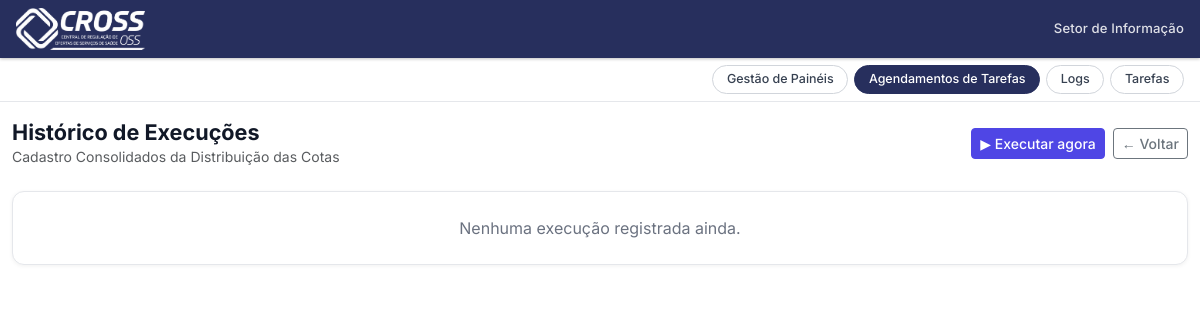
The app's page /agendador/6/historico/, older data.
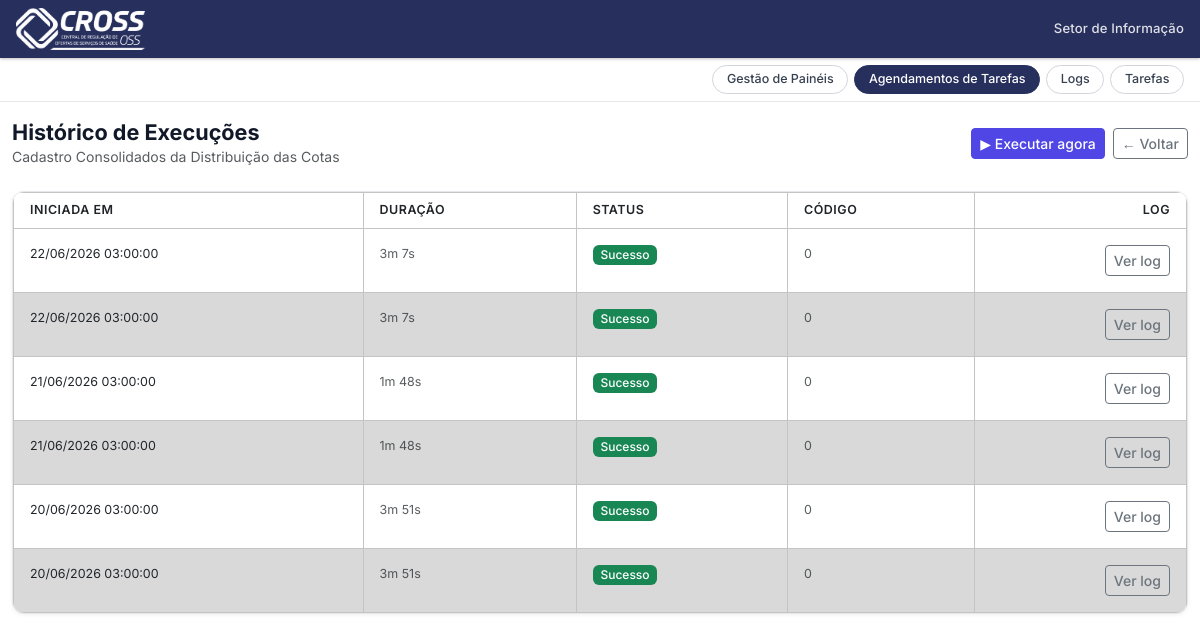
The same page, newer data.
### agendador/models.py (models this page shows, shortened)
class TarefaAgendada(models.Model):
    TIPO_CHOICES = [
        ('diario',     'Diário'),
        ('dias_uteis', 'Dias Úteis'),
        ('uma_vez',    'Uma Vez'),
        ('semanal',    'Semanal'),
        ('mensal',     'Mensal'),
        ('intervalo',  'Por Intervalo'),
    ]
    MODULO_CHOICES = [
        ('',                 '— Selecione —'),
        ('ambulatorial',     'Ambulatorial'),
        ('urgencia',         'Urgência'),
        ('leitos_aih',       'Leitos AIH'),
        ('leitos',           'Leitos'),
        ('pre_hospitalar',   'Pré-Hospitalar'),
        ('indicadores',      'Indicadores'),
        ('agendamentos',     'Agendamentos'),
        ('naep',             'NAEP'),
        ('nucleo_oncologia', 'Núcleo de Oncologia'),
        ('oncologia',        'Oncologia'),
    ]
    nome = models.CharField(max_length=200)
    descricao = models.TextField(blank=True)
    modulo = models.CharField(max_length=20, choices=MODULO_CHOICES, blank=True)
    caminho_script = models.CharField(max_length=500)
    argumentos = models.CharField(max_length=500, blank=True)
    tipo_agendamento = models.CharField(max_length=20, choices=TIPO_CHOICES, default='diario')
    horario = models.TimeField(null=True, blank=True)
    data_inicio = models.DateField(null=True, blank=True)
    intervalo_minutos = models.PositiveIntegerField(null=True, blank=True)
    dias_semana = models.CharField(max_length=30, blank=True, default='')   # 'mon,wed,fri'
    repetir_semanas = models.PositiveIntegerField(default=1)
    dias_mes = models.CharField(max_length=100, blank=True, default='')     # '1,15'
    meses_execucao = models.CharField(max_length=50, blank=True, default='*')  # '1,6,12' ou '*'
    observacoes = models.TextField(blank=True)
    ativa = models.BooleanField(default=True)
    criada_em = models.DateTimeField(auto_now_add=True)
    atualizada_em = models.DateTimeField(auto_now=True)
    ultima_execucao = models.DateTimeField(null=True, blank=True)
    class Meta:
        ordering = ['-criada_em']
        verbose_name = 'Tarefa Agendada'
        verbose_name_plural = 'Tarefas Agendadas'

class HistoricoExecucao(models.Model):
    STATUS_CHOICES = [
        ('rodando', 'Rodando'),
        ('sucesso', 'Sucesso'),
        ('erro',    'Erro'),
    ]
    tarefa = models.ForeignKey(
        TarefaAgendada, on_delete=models.CASCADE, related_name='historico'
    )
    iniciada_em = models.DateTimeField()
    finalizada_em = models.DateTimeField(null=True, blank=True)
    status = models.CharField(max_length=10, choices=STATUS_CHOICES, default='rodando')
    saida = models.TextField(blank=True)
    erro = models.TextField(blank=True)
    codigo_retorno = models.IntegerField(null=True, blank=True)
    class Meta:
        ordering = ['-iniciada_em']
        verbose_name = 'Histórico de Execução'
        verbose_name_plural = 'Históricos de Execução'
    def duracao(self):
        if self.finalizada_em and self.iniciada_em:
            total = int((self.finalizada_em - self.iniciada_em).total_seconds())
            if total < 60:
                return f'{total}s'
            return f'{total // 60}m {total % 60}s'
        return None

### agendador/views.py (the view)
# urls.py: path('<int:pk>/historico/', views.historico_agendada, name='historico_agendada'),
def historico_agendada(request, pk):
    tarefa = get_object_or_404(TarefaAgendada, pk=pk)
    historico = tarefa.historico.all()[:50]
    return render(request, 'agendador/historico.html', {'tarefa': tarefa, 'historico': historico})

### agendador/templates/agendador/historico.html
{% extends 'base.html' %}
{% block nav_agendador %}active{% endblock %}
{% block content %}
<div class="d-flex justify-content-between align-items-center mb-4">
    <div>
        <h2 class="mb-0">Histórico de Execuções</h2>
        <p class="text-muted mb-0" style="font-size:.875rem;">{{ tarefa.nome }}</p>
    </div>
    <div class="d-flex gap-2">
        <a href="{% url 'executar_agora' tarefa.pk %}" class="btn btn-primary btn-sm">▶ Executar agora</a>
        <a href="{% url 'lista_agendadas' %}" class="btn btn-outline-secondary btn-sm">← Voltar</a>
    </div>
</div>
{% if historico %}
<div class="card p-0 overflow-hidden">
    <table class="table table-hover mb-0" style="font-size:.875rem;">
        <thead style="background:#f3f4f6; font-size:.8rem; color: var(--cor-texto-suave); text-transform:uppercase; letter-spacing:.04em;">
            <tr>
                <th class="px-3 py-2 fw-semibold">Iniciada em</th>
                <th class="px-3 py-2 fw-semibold">Duração</th>
                <th class="px-3 py-2 fw-semibold">Status</th>
                <th class="px-3 py-2 fw-semibold">Código</th>
                <th class="px-3 py-2 fw-semibold text-end">Log</th>
            </tr>
        </thead>
        <tbody>
        {% for exec in historico %}
        <tr>
            <td class="px-3 py-3">{{ exec.iniciada_em|date:"d/m/Y H:i:s" }}</td>
            <td class="px-3 py-3 text-muted">{{ exec.duracao|default:"—" }}</td>
            <td class="px-3 py-3">
                {% if exec.status == 'sucesso' %}
                    <span class="badge bg-success">Sucesso</span>
                {% elif exec.status == 'erro' %}
                    <span class="badge bg-danger">Erro</span>
                {% else %}
                    <span class="badge bg-warning text-dark">Rodando</span>
                {% endif %}
            </td>
            <td class="px-3 py-3 text-muted">
                {% if exec.codigo_retorno is not None %}{{ exec.codigo_retorno }}{% else %}—{% endif %}
            </td>
            <td class="px-3 py-3 text-end">
                <a href="{% url 'detalhe_execucao' exec.pk %}" class="btn btn-sm btn-outline-secondary">Ver log</a>
            </td>
        </tr>
        {% endfor %}
        </tbody>
    </table>
</div>
{% else %}
<div class="card p-4 text-center" style="color: var(--cor-texto-suave);">
    Nenhuma execução registrada ainda.
</div>
{% endif %}
{% endblock %}

### templates/base.html (shortened to what this page needs)
<!DOCTYPE html>
<html lang="pt-br">
<head>
    {% load static %}
    <link href="https://cdn.jsdelivr.net/npm/bootstrap@5.3.0/dist/css/bootstrap.min.css" rel="stylesheet">
</head>
<body>
    <header class="site-header">
        <nav class="navbar navbar-dark">
            <div class="navbar-inner">
                <a href="/" class="navbar-logo">
                    <img src="{% static 'img/logo_cross_branco.png' %}" alt="CROSS">
                </a>
                <span class="navbar-setor">Setor de Informação</span>
            </div>
        </nav>
        <div class="topnav">
            <div class="topnav-inner">
                <a href="{% url 'lista_paineis' %}"
                   class="nav-link-custom {% block nav_paineis %}{% endblock %}">
                    Gestão de Painéis
                </a>
                <a href="{% url 'lista_agendadas' %}"
                   class="nav-link-custom {% block nav_agendador %}{% endblock %}">
                    Agendamentos de Tarefas
                </a>
                <a href="{% url 'lista_logs' %}"
                   class="nav-link-custom {% block nav_logs %}{% endblock %}">
                    Logs
                </a>
                <a href="{% url 'lista_tarefas' %}"
                   class="nav-link-custom {% block nav_tarefas %}{% endblock %}">
                    Tarefas
                </a>
            </div>
        </div>
    </header>
    <div class="container mt-4" style="{% block container_style %}max-width:1200px;{% endblock %}">
        {% block content %}{% endblock %}
    </div>
</body>
</html>

Row changes from the older to the newer data that the page shows:
added HistoricoExecucao: iniciada_em "22/06/2026 03:00:00", duracao "3m 7s", status "Sucesso", codigo_retorno "0"
added HistoricoExecucao: iniciada_em "22/06/2026 03:00:00", duracao "3m 7s", status "Sucesso", codigo_retorno "0"
added HistoricoExecucao: iniciada_em "21/06/2026 03:00:00", duracao "1m 48s", status "Sucesso", codigo_retorno "0"
added HistoricoExecucao: iniciada_em "21/06/2026 03:00:00", duracao "1m 48s", status "Sucesso", codigo_retorno "0"
added HistoricoExecucao: iniciada_em "20/06/2026 03:00:00", duracao "3m 51s", status "Sucesso", codigo_retorno "0"
added HistoricoExecucao: iniciada_em "20/06/2026 03:00:00", duracao "3m 51s", status "Sucesso", codigo_retorno "0"
Text that changed along with them:
text no longer shown: "Nenhuma execução registrada ainda."
text now shown: "INICIADA EM DURAÇÃO STATUS CÓDIGO LOG"
